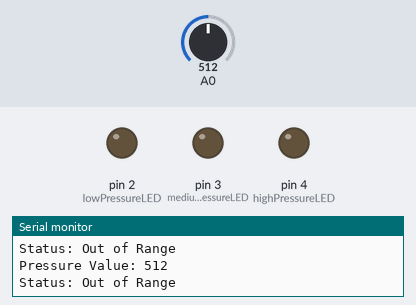
A sketch run on a simulated Arduino Uno, built with avr-gcc and run on an emulated ATmega328P. On the bench: output pins drawn as LEDs (lit = HIGH), the last lines printed to the serial monitor. The test bench sets the inputs (shaded band); at power-on: A0 = 512.

Above: at 1.2 s.
1.3 s: A0 set to 493
At 2.2 s:
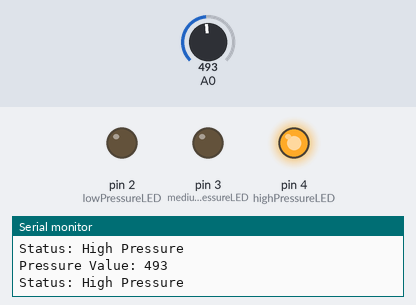
2.8 s: A0 set to 354
4.3 s: A0 set to 332
At 5.2 s:
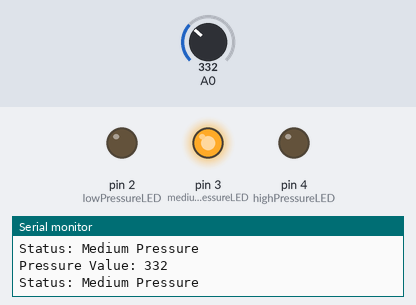
5.8 s: A0 set to 186
7.3 s: A0 set to 172
At 8.2 s:
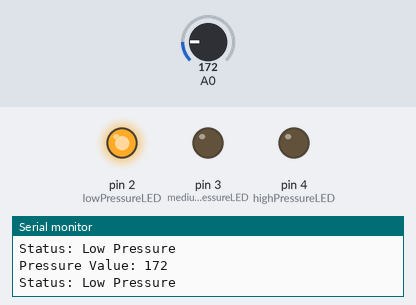
8.8 s: A0 set to 349
At 9.6 s:
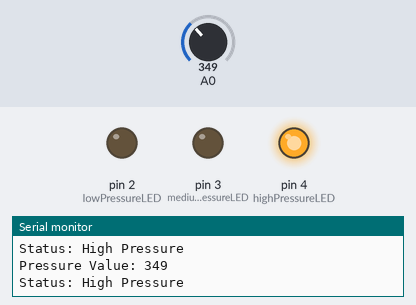
Timing chart, 0 to 11.8 s (numbered marks = the images above; inputs shaded):
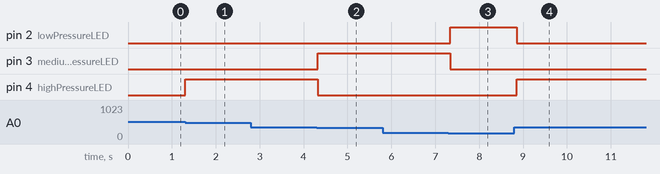

The sketch:

ThreePressureLevels.ino
```cpp
// Three Pressure Level Example - Arduino Sketch
// This example expands on the basic two-level pressure sensor to include three distinct pressure ranges
// Hardware: Pressure sensor on A0, three LEDs on digital pins 2, 3, and 4

// Pin assignments for LED outputs
int lowPressureLED = 2;    // Digital pin for low pressure indicator LED
int mediumPressureLED = 3; // Digital pin for medium pressure indicator LED
int highPressureLED = 4;   // Digital pin for high pressure indicator LED

// Pressure sensor thresholds - dividing 20-500 range into three equal segments
int lowPressureMin = 20;   // Minimum value for low pressure range
int lowPressureMax = 179;  // Maximum value for low pressure range (160 unit range)
int mediumPressureMin = 180; // Minimum value for medium pressure range
int mediumPressureMax = 339; // Maximum value for medium pressure range (160 unit range)
int highPressureMin = 340; // Minimum value for high pressure range
int highPressureMax = 500; // Maximum value for high pressure range (161 unit range)

void setup()
{
    // Initialize serial communication for debugging
    Serial.begin(9600);

    // Configure LED pins as outputs
    pinMode(lowPressureLED, OUTPUT);
    pinMode(mediumPressureLED, OUTPUT);
    pinMode(highPressureLED, OUTPUT);

    // Turn off all LEDs initially
    digitalWrite(lowPressureLED, LOW);
    digitalWrite(mediumPressureLED, LOW);
    digitalWrite(highPressureLED, LOW);
}

void loop()
{
    // Read analog value from pressure sensor on pin A0
    int pressureValue = analogRead(A0);

    // Print pressure value to serial monitor for debugging
    Serial.print("Pressure Value: ");
    Serial.println(pressureValue);

    // Determine pressure level and control LEDs accordingly
    if (pressureValue >= lowPressureMin && pressureValue <= lowPressureMax)
    {
        // Low pressure detected: turn on low pressure LED, turn off others
        digitalWrite(lowPressureLED, HIGH);
        digitalWrite(mediumPressureLED, LOW);
        digitalWrite(highPressureLED, LOW);
        Serial.println("Status: Low Pressure");
    }
    else if (pressureValue >= mediumPressureMin && pressureValue <= mediumPressureMax)
    {
        // Medium pressure detected: turn on medium pressure LED, turn off others
        digitalWrite(lowPressureLED, LOW);
        digitalWrite(mediumPressureLED, HIGH);
        digitalWrite(highPressureLED, LOW);
        Serial.println("Status: Medium Pressure");
    }
    else if (pressureValue >= highPressureMin && pressureValue <= highPressureMax)
    {
        // High pressure detected: turn on high pressure LED, turn off others
        digitalWrite(lowPressureLED, LOW);
        digitalWrite(mediumPressureLED, LOW);
        digitalWrite(highPressureLED, HIGH);
        Serial.println("Status: High Pressure");
    }
    else
    {
        // Pressure reading is outside the functional range
        // Turn off all LEDs to indicate invalid/no pressure
        digitalWrite(lowPressureLED, LOW);
        digitalWrite(mediumPressureLED, LOW);
        digitalWrite(highPressureLED, LOW);
        Serial.println("Status: Out of Range");
    }

    // Small delay to avoid overwhelming the serial monitor
    delay(100);
}
```

Measured:
- the behaviour switches between 501 and 500 on A0 (found by bisection; images 0 and 1)
- the behaviour switches between 340 and 339 on A0 (found by bisection; images 1 and 2)
- the behaviour switches between 180 and 179 on A0 (found by bisection; images 2 and 3)
- after the input at 1.3 s, pin 4 (highPressureLED): LOW → HIGH at once
- after the input at 4.3 s, pin 3 (mediumPressureLED): LOW → HIGH at once; pin 4 (highPressureLED): HIGH → LOW at once
- after the input at 7.3 s, pin 2 (lowPressureLED): LOW → HIGH after 0.05 s; pin 3 (mediumPressureLED): HIGH → LOW after 0.05 s
- after the input at 8.8 s, pin 2 (lowPressureLED): HIGH → LOW after 0.05 s; pin 4 (highPressureLED): LOW → HIGH after 0.05 s
